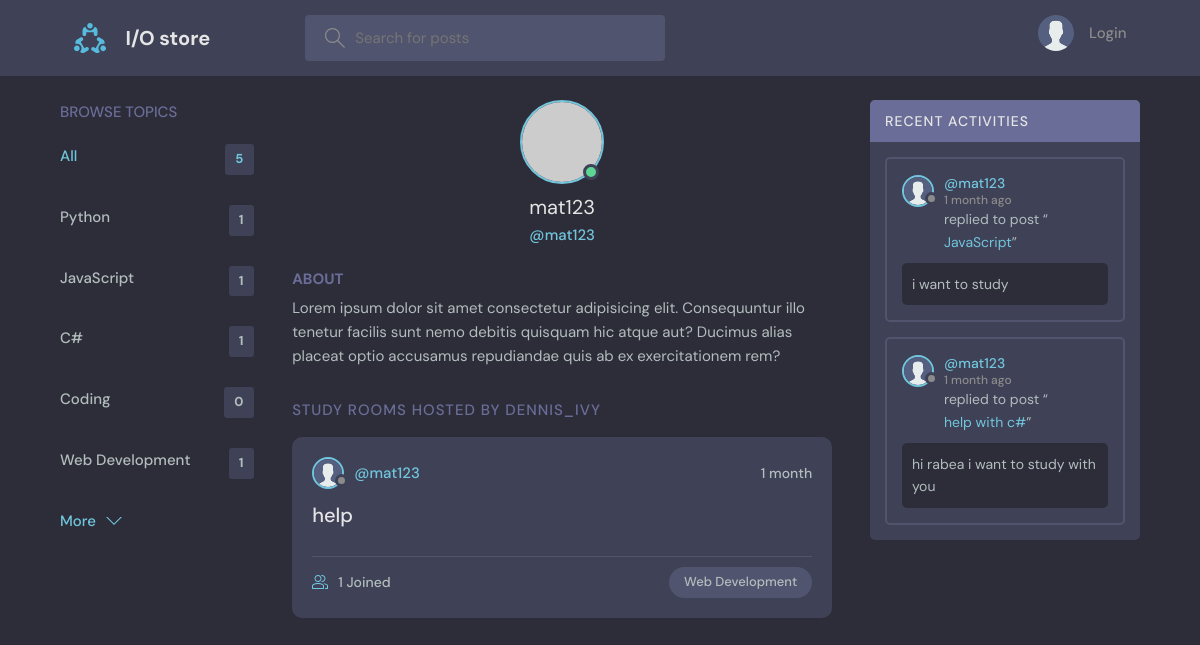
Screenshot of /profile/3/ with the database file from the repository.
### base/models.py (models this page shows, shortened)
class Topic(models.Model):
    name = models.CharField(max_length=200)

class User(AbstractUser):
    name = models.CharField(max_length=200, null=True)
    email = models.EmailField(unique=True, null=True)
    bio = models.TextField(null=True)
    avatar = models.ImageField(null=True, default="avatar.svg")
    USERNAME_FIELD = 'email'
    REQUIRED_FIELDS = []

class Room(models.Model):
    host = models.ForeignKey(User, on_delete=models.SET_NULL, null=True)
    topic = models.ForeignKey(Topic, on_delete=models.SET_NULL, null=True)
    name = models.CharField(max_length=200)
    description = models.TextField(null=True, blank=True)
    participants = models.ManyToManyField(
        User, related_name='participants', blank=True)
    updated = models.DateTimeField(auto_now=True)
    created = models.DateTimeField(auto_now_add=True)
    class Meta:
        ordering = ['-updated', '-created']
    def __str__(self):
        return self.name

class Message(models.Model):
    user = models.ForeignKey(User, on_delete=models.CASCADE)
    room = models.ForeignKey(Room, on_delete=models.CASCADE)
    body = models.TextField()
    updated = models.DateTimeField(auto_now=True)
    created = models.DateTimeField(auto_now_add=True)
    class Meta:
        ordering = ['-updated', '-created']

### base/views.py (the view)
# urls.py: path('profile/<str:pk>/', views.userProfile, name='user-profile'),
def userProfile(request, pk):
    user = User.objects.get(id=pk)
    rooms = user.room_set.all()
    room_messages = user.message_set.all()
    topics = Topic.objects.all()
    context = {'user': user, 'rooms': rooms,
               'room_messages': room_messages, 'topics': topics}
    return render(request, 'base/profile.html', context)

### base/templates/base/profile.html (shortened to what this page needs)
{% extends 'main.html' %}
{% block content %}
<main class="profile-page layout layout--3">
    <div class="container">
      {% include 'base/topics_component.html' %}
      <div class="roomList">
        <div class="profile">
          <div class="profile__avatar">
            <div class="avatar avatar--large active">
              <img src="https://randomuser.me/api/portraits/men/11.jpg" />
            </div>
          </div>
          <div class="profile__info">
            <h3>{{user.username}}</h3>
            <p>@{{user.username}}</p>
          </div>
          <div class="profile__about">
            <h3>About</h3>
            <p>
              Lorem ipsum dolor sit amet consectetur adipisicing elit. Consequuntur illo tenetur
              facilis sunt nemo debitis quisquam hic atque aut? Ducimus alias placeat optio
              accusamus repudiandae quis ab ex exercitationem rem?
            </p>
          </div>
        </div>
        <div class="roomList__header">
          <div>
            <h2>Study Rooms Hosted by dennis_ivy</a>
            </h2>
          </div>
        </div>
        {% include 'base/feed_component.html' %}
      </div>
      {% include 'base/activity_component.html' %}
    </div>
  </main>
{% endblock content %}

### templates/main.html (shortened to what this page needs)
<!DOCTYPE html>
{% load static %}
<html lang="en">
  <head>
    <link rel="stylesheet" href="{% static 'styles/style.css' %}" />
  </head>
  <body>
    {% include 'navbar.html' %}
    {% block content %}
    {% endblock %}
  </body>
</html>

### templates/navbar.html (shortened to what this page needs)
{% load static %}
<header class="header header--loggedIn">
    <div class="container">
        <a href="{% url 'home' %}" class="header__logo">
            <img src="{% static 'images/hi.svg' %}" />
            <h1>I/O store</h1>
        </a>
        <form class="header__search" method="GET" action="{% url 'home' %}">
            <label>
                <input name="q" placeholder="Search for posts" />
            </label>
        </form>
        <nav class="header__menu">
            {% if request.user.is_authenticated %}
            <div class="header__user">
                <a href="{% url 'update-user' %}">
                    <div class="avatar avatar--medium active">
                        <img src="{{request.user.avatar.url}}" />
                    </div>
                    <p>{{request.user.username}} <span>@{{request.user.username}}</span></p>
                </a>
                <button class="dropdown-button">
                    <svg version="1.1" xmlns="http://www.w3.org/2000/svg" width="32" height="32" viewBox="0 0 32 32">
                        <title>chevron-down</title>
                        <path d="M16 21l-13-13h-3l16 16 16-16h-3l-13 13z"></path>
                    </svg>
                </button>
            </div>
            {% else %}
            <a href="{% url 'login' %}">
                <img src="{% static 'images/avatar.svg' %}" />
                <p>Login</p>
            </a>
            {% endif %}
        </nav>
    </div>
</header>

### base/templates/base/topics_component.html
<div class="topics">
    <div class="topics__header">
      <h2>Browse Topics</h2>
    </div>
    <ul class="topics__list">
      <li>
        <a href="{% url 'home' %}" class="active">All <span>{{topics.count}}</span></a>
      </li>
      {% for topic in topics %}
      <li>
        <a href="{% url 'home' %}?q={{topic.name}}">{{topic.name}} <span>{{topic.room_set.all.count}}</span></a>
      </li>
      {% endfor %}
    </ul>
    <a class="btn btn--link" href="{% url 'topics' %}">
      More
      <svg version="1.1" xmlns="http://www.w3.org/2000/svg" width="32" height="32" viewBox="0 0 32 32">
        <title>chevron-down</title>
        <path d="M16 21l-13-13h-3l16 16 16-16h-3l-13 13z"></path>
      </svg>
    </a>
</div>

### base/templates/base/feed_component.html (shortened to what this page needs)
{% for room in rooms %}
<div class="roomListRoom">
    <div class="roomListRoom__header">
      <a href="{% url 'user-profile' room.host.id %}" class="roomListRoom__author">
        <div class="avatar avatar--small">
          <img src="{{room.host.avatar.url}}" />
        </div>
        <span>@{{room.host.username}}</span>
      </a>
      <div class="roomListRoom__actions">
        <span>{{room.created|timesince}}</span>
      </div>
    </div>
    <div class="roomListRoom__content">
      <a href="{% url 'room' room.id %}">{{room.name}}</a>
    </div>
    <div class="roomListRoom__meta">
      <a href="{% url 'room' room.id %}" class="roomListRoom__joined">
        {{room.participants.all.count}} Joined
      </a>
      <p class="roomListRoom__topic">{{room.topic.name}}</p>
    </div>
  </div>
{% endfor %}

### base/templates/base/activity_component.html (shortened to what this page needs)
<div class="activities">
    <div class="activities__header">
      <h2>Recent Activities</h2>
    </div>
    {% for message in room_messages %}
    <div class="activities__box">
      <div class="activities__boxHeader roomListRoom__header">
        <a href="{% url 'user-profile' message.user.id %}" class="roomListRoom__author">
          <div class="avatar avatar--small">
            <img src="{{message.user.avatar.url}}" />
          </div>
          <p>
            @{{message.user.username}}
            <span>{{message.created|timesince}} ago</span>
          </p>
        </a>
      </div>
      <div class="activities__boxContent">
        <p>replied to post “<a href="{% url 'room' message.room.id %}">{{message.room}}</a>”</p>
        <div class="activities__boxRoomContent">
          {{message.body}}
        </div>
      </div>
    </div>
    {% endfor %}
  </div>

### rows the page displays
Topic: name "Python", room_set.all.count "1"
Topic: name "JavaScript", room_set.all.count "1"
Topic: name "C#", room_set.all.count "1"
Topic: name "Coding", room_set.all.count "0"
Topic: name "Web Development", room_set.all.count "1"
User: username "mat123"
Room: host.avatar (placeholder picture), host.username "mat123", created "1 month", name "help", participants.all.count "1", topic.name "Web Development"
Message: user.avatar (placeholder picture), user.username "mat123", created "1 month", room "JavaScript", body "i want to study"
Message: user.avatar (placeholder picture), user.username "mat123", created "1 month", room "help with c#", body "hi rabea i want to study with you"

### other values shown
{{ topics.count }} "5"
